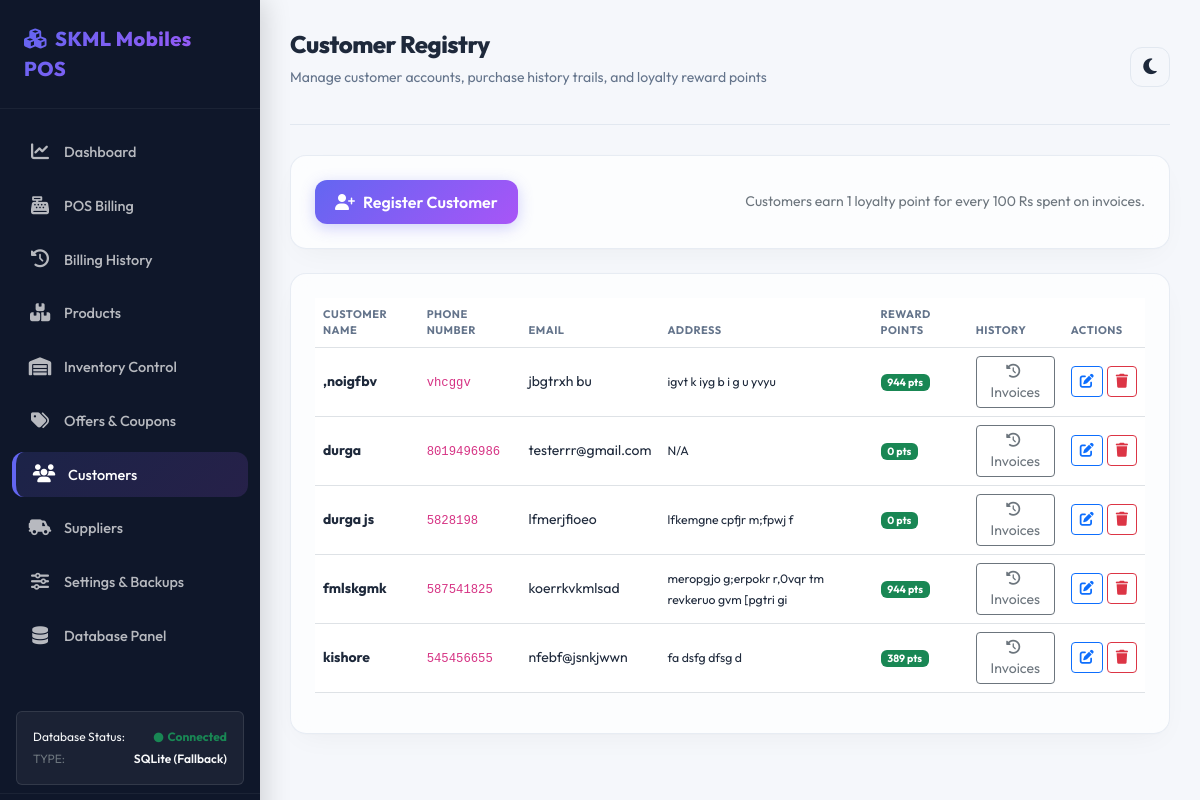
The app's page /customers (signed in) with its own data.
### tables this page shows
CREATE TABLE customers (
    id INTEGER PRIMARY KEY AUTOINCREMENT,
    name TEXT NOT NULL,
    phone TEXT UNIQUE NOT NULL,
    email TEXT,
    address TEXT,
    reward_points INTEGER DEFAULT 0,
    created_at TIMESTAMP DEFAULT CURRENT_TIMESTAMP
);

### routes/customers.py (the view, shortened to what this page needs)
@customers_bp.route('/customers', methods=['GET', 'POST'])
@login_required
@role_required('Cashier')
def index():
    customers = Customer.get_all()
    return render_template('customers.html', customers=customers)

### database/db.py (called while the page is built)
def get_db_status():
    return DB_STATUS

def translate_query(query, is_sqlite):
    if is_sqlite:
        return query.replace('%s', '?')
    return query

def query_db(query, args=(), one=False):
    conn = get_connection()
    is_sqlite = (_CHOSEN_DB_TYPE == 'SQLite')
    query = translate_query(query, is_sqlite)
    if is_sqlite:
        cur = conn.cursor()
    else:
        cur = conn.cursor(pymysql.cursors.DictCursor)
    try:
        cur.execute(query, args)
        rv = cur.fetchall()
        cur.close()
        conn.close()
        if is_sqlite:
            res = [dict(row) for row in rv]
        else:
            res = list(rv)
        return (res[0] if res else None) if one else res
    except Exception as e:
        cur.close()
        conn.close()
        raise e

### models/customer.py (called while the page is built)
    @classmethod
    def get_all(cls):
        rows = query_db("SELECT * FROM customers ORDER BY name ASC")
        return [cls(
            id=r['id'],
            name=r['name'],
            phone=r['phone'],
            email=r['email'],
            address=r['address'],
            reward_points=r['reward_points'],
            created_at=r.get('created_at')
        ) for r in rows]

### models/user.py (called while the page is built)
    @classmethod
    def get_by_id(cls, user_id):
        u = query_db("SELECT * FROM users WHERE id = %s", (user_id,), one=True)
        if u:
            return cls(
                id=u['id'],
                username=u['username'],
                role=u['role'],
                email=u['email'],
                status=u['status'],
                full_name=u['full_name'],
                phone=u['phone'],
                last_login=u['last_login'],
                created_at=u.get('created_at')
            )
        return None

    def has_permission(self, required_role):
        role_hierarchy = {
            'Admin': ['Admin', 'Employee', 'Cashier'],
            'Employee': ['Employee', 'Cashier'],
            'Cashier': ['Cashier']
        }
        user_allowed_roles = role_hierarchy.get(self.role, [])
        return required_role in user_allowed_roles

### templates/customers.html (shortened to what this page needs)
{% extends "base.html" %}
{% block page_title %}Customer Registry{% endblock %}
{% block page_subtitle %}Manage customer accounts, purchase history trails, and loyalty reward points{% endblock %}
{% block content %}
<div class="container-fluid p-0">
    <div class="glass-card mb-4 d-flex justify-content-between align-items-center flex-wrap gap-3">
        <button class="btn btn-premium" data-bs-toggle="modal" data-bs-target="#addCustomerModal">
            <i class="fas fa-user-plus me-2"></i>Register Customer
        </button>
        <span class="text-secondary small">Customers earn 1 loyalty point for every 100 Rs spent on invoices.</span>
    </div>
    <div class="glass-card">
        <div class="table-responsive">
            <table class="table table-hover align-middle">
                <thead>
                    <tr>
                        <th>Customer Name</th>
                        <th>Phone Number</th>
                        <th>Email</th>
                        <th>Address</th>
                        <th>Reward Points</th>
                        <th>History</th>
                        <th>Actions</th>
                    </tr>
                </thead>
                <tbody>
                    {% for c in customers %}
                    <tr>
                        <td><strong>{{ c.name }}</strong></td>
                        <td><code>{{ c.phone }}</code></td>
                        <td>{{ c.email or 'N/A' }}</td>
                        <td><small>{{ c.address or 'N/A' }}</small></td>
                        <td>
                            <span class="badge bg-success fs-7">{{ c.reward_points }} pts</span>
                        </td>
                        <td>
                            <button class="btn btn-sm btn-outline-secondary" onclick="viewPurchaseHistory({{ c.id }}, '{{ c.name }}')">
                                <i class="fas fa-clock-rotate-left me-1"></i>Invoices
                            </button>
                        </td>
                        <td>
                            <div class="d-flex align-items-center gap-1">
                                <button class="btn btn-sm btn-outline-primary" data-bs-toggle="modal" data-bs-target="#editCustomerModal{{ c.id }}">
                                    <i class="fas fa-edit"></i>
                                </button>
                                {% if session.get('role') == 'Admin' %}
                                <form action="{{ url_for('customers.delete', customer_id=c.id) }}" method="POST" onsubmit="return confirm('Delete customer account?');">
                                    <button class="btn btn-sm btn-outline-danger" type="submit">
                                        <i class="fas fa-trash"></i>
                                    </button>
                                </form>
                                {% endif %}
                            </div>
                        </td>
                    </tr>
                    {% else %}
                    <tr>
                        <td colspan="7" class="text-center text-muted p-4">No registered customers. Walk-in checkouts bypass this registry.</td>
                    </tr>
                    {% endfor %}
                </tbody>
            </table>
        </div>
    </div>
</div>
{% endblock %}

### static/css/styles.css (style rules this page uses)
:root { --font-primary: 'Outfit', sans-serif; --bg-primary: #f5f7fb; --bg-secondary: #ffffff; --bg-sidebar: #0f172a; --text-primary: #1e293b; --text-secondary: #64748b; --text-light: #94a3b8; --accent-primary: #6366f1; --accent-hover: #4f46e5; --accent-success: #10b981; --accent-danger: #ef4444; --accent-warning: #f59e0b; --border-color: #e2e8f0; --glass-bg: rgba(255, 255, 255, 0.7); --glass-border: rgba(226, 232, 240, 0.8); --box-shadow: 0 10px 30px -10px rgba(0, 0, 0, 0.05), 0 1px 3px rgba(0, 0, 0, 0.02); --card-shadow: 0 20px 25px -5px rgba(0,0,0,0.05), 0 10px 10px -5px rgba(0,0,0,0.02); --transition-speed: 0.3s; }
* { margin: 0; padding: 0; box-sizing: border-box; }
body { font-family: var(--font-primary); background-color: var(--bg-primary); color: var(--text-primary); min-height: 100vh; display: flex; transition: background-color var(--transition-speed), color var(--transition-speed); overflow-x: hidden; }
.glass-card { background-color: var(--glass-bg); backdrop-filter: blur(10px); -webkit-backdrop-filter: blur(10px); border: 1px solid var(--glass-border); border-radius: 16px; box-shadow: var(--box-shadow); padding: 24px; transition: transform 0.2s ease, box-shadow 0.2s ease; }
.btn-premium { background: linear-gradient(135deg, var(--accent-primary), #a855f7); color: #ffffff; border: none; padding: 10px 20px; border-radius: 12px; font-weight: 600; transition: all 0.2s ease; box-shadow: 0 4px 15px rgba(99, 102, 241, 0.3); }
.table { color: var(--text-primary); vertical-align: middle; }
.table th { font-weight: 700; color: var(--text-secondary); text-transform: uppercase; font-size: 11px; letter-spacing: 0.5px; border-top: none; }
.table td { font-size: 14px; color: var(--text-primary); }

### records on screen
customers: name ",noigfbv", phone "vhcggv", email "jbgtrxh bu", address "igvt k iyg b i g u yvyu", reward_points "944"
customers: name "durga", phone "8019496986", email "testerrr@gmail.com", address "N/A", reward_points "0"
customers: name "durga js", phone "5828198", email "lfmerjfioeo", address "lfkemgne cpfjr m;fpwj f", reward_points "0"
customers: name "fmlskgmk", phone "587541825", email "koerrkvkmlsad", address "meropgjo g;erpokr r,0vqr tm revkeruo gvm [pgtri gi", reward_points "944"
customers: name "kishore", phone "545456655", email "nfebf@jsnkjwwn", address "fa dsfg dfsg d", reward_points "389"

### other values on screen
{{ sidebar_db_status.db_type if sidebar_db_status else 'Unknown' }} "SQLite (Fallback)"
